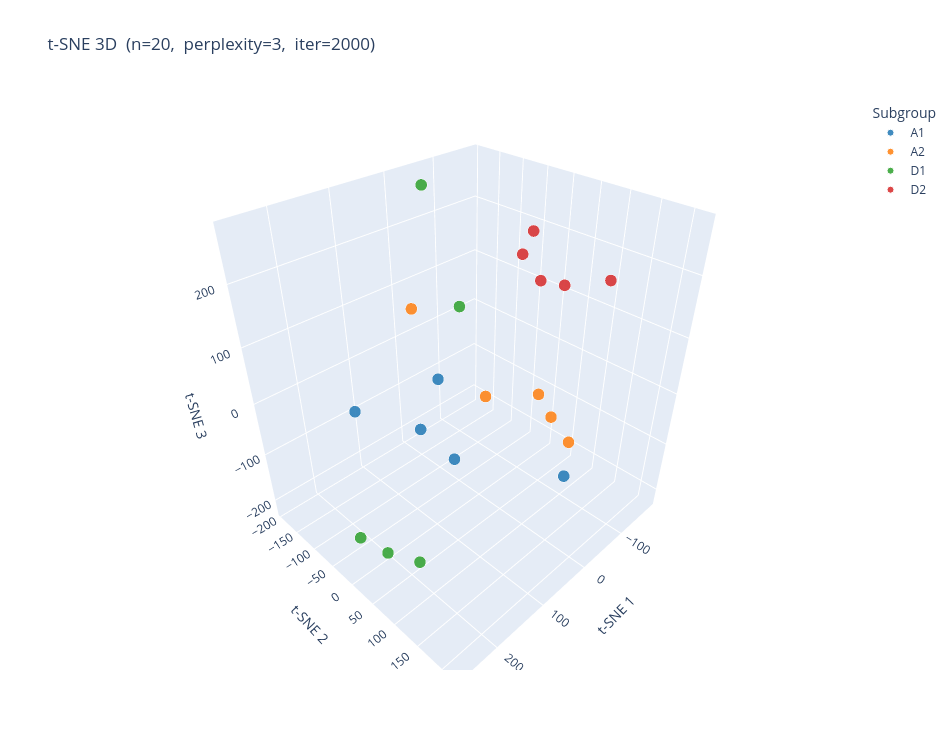

The cell this chart's notebook holds for it:
### Markdown cell above
#### t-SNE — 3D

3D variant — drag to rotate, scroll to zoom.

### Code cell
plot_tsne(embeddings, result, output_path=None, dimensions=3)

### Figure 1 — Plotly figure (JSON) as saved in the notebook; plotly's stock layout.template omitted (floating-point values rounded to 4 significant figures)
{"data": [{"hovertemplate": "%{text}<extra>A1</extra>", "marker": {"color": "#1f77b4", "line": {"color": "white", "width": 1}, "opacity": 0.85, "size": 7}, "mode": "markers", "name": "A1", "text": ["images/A1/pai-1NY5xYvV.png", "images/A1/pai-3Dab9LlQ.png", "images/A1/pai-3OXbEPn6.png", "images/A1/pai-f38SBAd9.png", "images/A1/pai-FvearqMK.png"], "type": "scatter3d", "x": [64.14, 61.24, 7.486, 51.5, 151.3], "y": [217.0, 2.937, -90.19, -88.88, -128.2], "z": [-8.279, -113.7, -29.64, -110.5, -40.01]}, {"hovertemplate": "%{text}<extra>A2</extra>", "marker": {"color": "#ff7f0e", "line": {"color": "white", "width": 1}, "opacity": 0.85, "size": 7}, "mode": "markers", "name": "A2", "text": ["images/A2/pai-26WHawSw.png", "images/A2/pai-dkPCBr8L.png", "images/A2/pai-DZKRM3dU.png", "images/A2/pai-Ejp0NKNw.png", "images/A2/pai-GhQu5RLm.png"], "type": "scatter3d", "x": [47.34, -93.84, -104.9, -40.41, 71.1], "y": [-101.5, 42.54, 103.9, 110.9, 78.02], "z": [114.0, -44.46, -117.0, -24.62, 55.02]}, {"hovertemplate": "%{text}<extra>D1</extra>", "marker": {"color": "#2ca02c", "line": {"color": "white", "width": 1}, "opacity": 0.85, "size": 7}, "mode": "markers", "name": "D1", "text": ["images/D1/pai-6DJYEp8X.png", "images/D1/pai-79OPrdAS.png", "images/D1/pai-7aipYdIM.png", "images/D1/pai-8R9gk2PK.png", "images/D1/pai-BLSTub91.png"], "type": "scatter3d", "x": [-29.62, -142.8, 205.4, 206.4, 263.0], "y": [-155.8, -192.4, 77.44, 0.8223, 17.64], "z": [272.3, 8.92, -178.7, -219.9, -128.1]}, {"hovertemplate": "%{text}<extra>D2</extra>", "marker": {"color": "#d62728", "line": {"color": "white", "width": 1}, "opacity": 0.85, "size": 7}, "mode": "markers", "name": "D2", "text": ["images/D2/pai-7SvYku65.png", "images/D2/pai-84MMLArI.png", "images/D2/pai-hzCkAxJC.png", "images/D2/pai-U1jTMm7E.png", "images/D2/pai-UEFhLLhV.png"], "type": "scatter3d", "x": [-102.9, -179.4, -181.7, -180.3, -33.95], "y": [24.07, -57.8, 11.18, 96.52, 44.02], "z": [152.4, 184.5, 111.7, 150.9, 223.9]}], "layout": {"height": 750, "legend": {"font": {"size": 12}, "title": {"text": "Subgroup"}}, "paper_bgcolor": "white", "scene": {"bgcolor": "white", "xaxis": {"title": {"text": "t-SNE 1"}}, "yaxis": {"title": {"text": "t-SNE 2"}}, "zaxis": {"title": {"text": "t-SNE 3"}}}, "title": {"font": {"size": 17}, "text": "t-SNE 3D  (n=20,  perplexity=3,  iter=2000)"}, "width": 950}}
